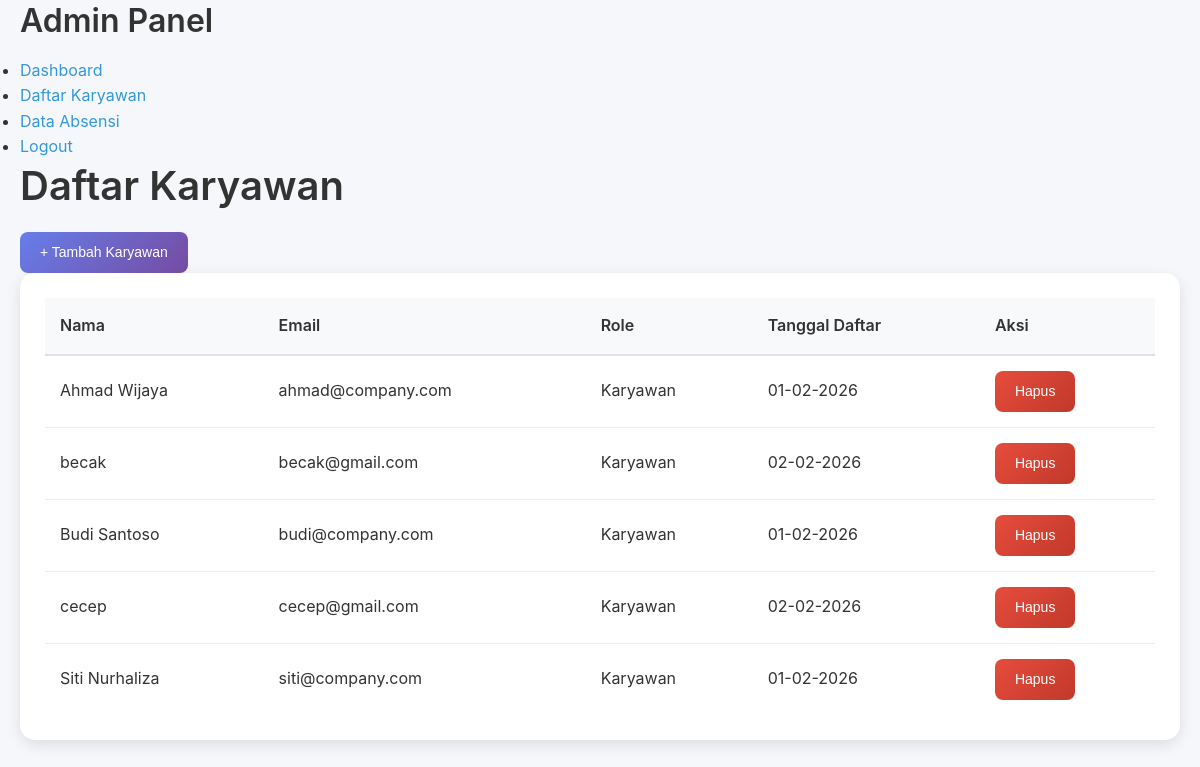
Page /ABSENSI_KARYAWAN/admin/karyawan.php (signed in) on the committed database.
### tables this page shows
CREATE TABLE `users` (
  `id` int(11) NOT NULL,
  `nama` varchar(100) NOT NULL,
  `email` varchar(100) NOT NULL,
  `password` varchar(255) NOT NULL,
  `role` enum('admin','karyawan') DEFAULT 'karyawan',
  `created_at` timestamp NOT NULL DEFAULT current_timestamp()
);

### ABSENSI_KARYAWAN/admin/karyawan.php (the view, shortened to what this page needs)
<?php
require_once '../config/database.php';
$sql = "SELECT * FROM users WHERE role = 'karyawan' ORDER BY nama";
$karyawan = mysqli_query($conn, $sql);
?>
<!DOCTYPE html>
<html lang="id">
<head>
    <link rel="stylesheet" href="../assets/css/style.css">
</head>
<body>
    <div class="container">
        <div class="sidebar">
            <h2>Admin Panel</h2>
            <ul>
                <li><a href="dashboard.php">Dashboard</a></li>
                <li class="active"><a href="karyawan.php">Daftar Karyawan</a></li>
                <li><a href="absensi.php">Data Absensi</a></li>
                <li><a href="../logout.php">Logout</a></li>
            </ul>
        </div>
        <div class="main-content">
            <div class="header">
                <h1>Daftar Karyawan</h1>
                <button onclick="openModal()" class="btn btn-primary">+ Tambah Karyawan</button>
            </div>
            <div class="card">
                <table>
                    <thead>
                        <tr>
                            <th>Nama</th>
                            <th>Email</th>
                            <th>Role</th>
                            <th>Tanggal Daftar</th>
                            <th>Aksi</th>
                        </tr>
                    </thead>
                    <tbody>
                        <?php while($row = mysqli_fetch_assoc($karyawan)): ?>
                            <tr>
                                <td><?php echo $row['nama']; ?></td>
                                <td><?php echo $row['email']; ?></td>
                                <td><?php echo ucfirst($row['role']); ?></td>
                                <td><?php echo date('d-m-Y', strtotime($row['created_at'])); ?></td>
                                <td>
                                    <button class="btn btn-danger"
                                            onclick="hapusKaryawan(<?php echo $row['id']; ?>)">
                                        Hapus
                                    </button>
                                </td>
                            </tr>
                        <?php endwhile; ?>
                    </tbody>
                </table>
            </div>
        </div>
    </div>
</body>
</html>

### ABSENSI_KARYAWAN/assets/css/style.css (style rules this page uses)
* { margin: 0; padding: 0; box-sizing: border-box; }
body { font-family: -apple-system, BlinkMacSystemFont, 'Segoe UI', Roboto, Oxygen, Ubuntu, sans-serif; line-height: 1.6; color: #333; background-color: #f5f7fa; }
.container { max-width: 1200px; margin: 0 auto; padding: 0 20px; }
h1, h2, h3, h4, h5, h6 { font-weight: 600; line-height: 1.3; margin-bottom: 0.5em; }
h1 { font-size: 2.5rem; }
h2 { font-size: 2rem; }
a { text-decoration: none; color: #3498db; transition: color 0.3s; }
.btn { display: inline-block; padding: 10px 20px; border: none; border-radius: 8px; font-size: 14px; font-weight: 500; cursor: pointer; transition: all 0.3s ease; text-align: center; line-height: 1.5; }
.btn-primary { background: linear-gradient(135deg, #667eea 0%, #764ba2 100%); color: white; border: none; }
.btn-danger { background: linear-gradient(135deg, #e74c3c 0%, #c0392b 100%); color: white; border: none; }
.card { background: white; padding: 25px; border-radius: 15px; margin-bottom: 25px; box-shadow: 0 5px 15px rgba(0, 0, 0, 0.1); transition: transform 0.3s ease; }
table { width: 100%; border-collapse: collapse; background: white; }
table th { padding: 15px; text-align: left; font-weight: 600; color: #333; background: #f8f9fa; border-bottom: 2px solid #dee2e6; white-space: nowrap; }
table td { padding: 15px; border-bottom: 1px solid #eee; vertical-align: middle; }
table tr:last-child td { border-bottom: none; }

### rows in the picture
users: nama "Ahmad Wijaya", email "ahmad@company.com", role "Karyawan", created_at "01-02-2026"
users: nama "becak", email "becak@gmail.com", role "Karyawan", created_at "02-02-2026"
users: nama "Budi Santoso", email "budi@company.com", role "Karyawan", created_at "01-02-2026"
users: nama "cecep", email "cecep@gmail.com", role "Karyawan", created_at "02-02-2026"
users: nama "Siti Nurhaliza", email "siti@company.com", role "Karyawan", created_at "01-02-2026"
